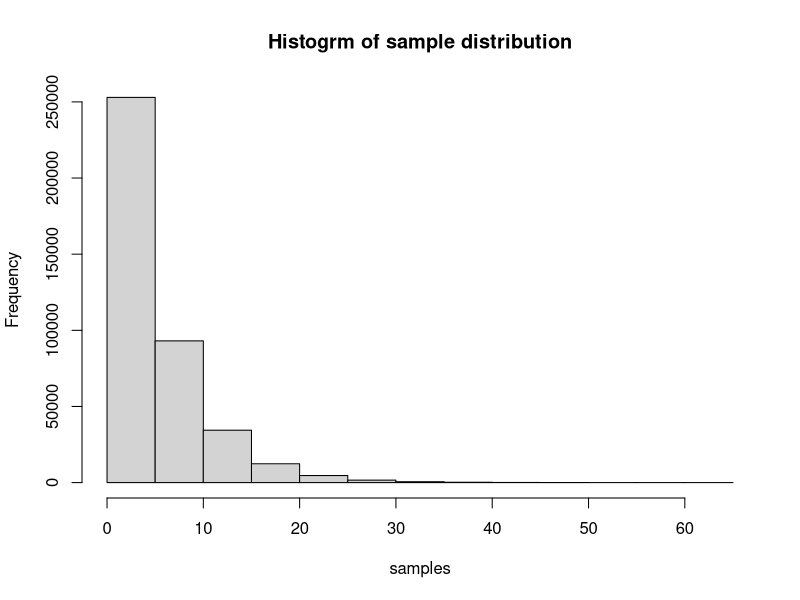
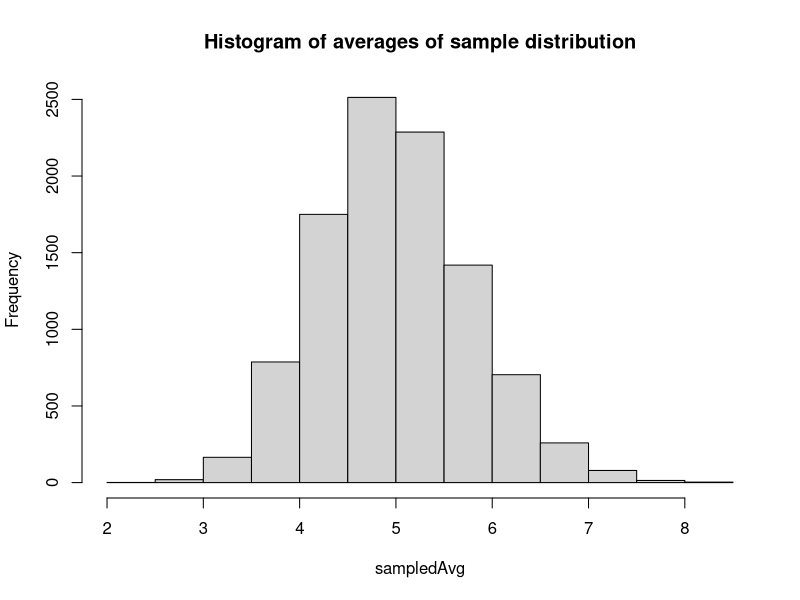
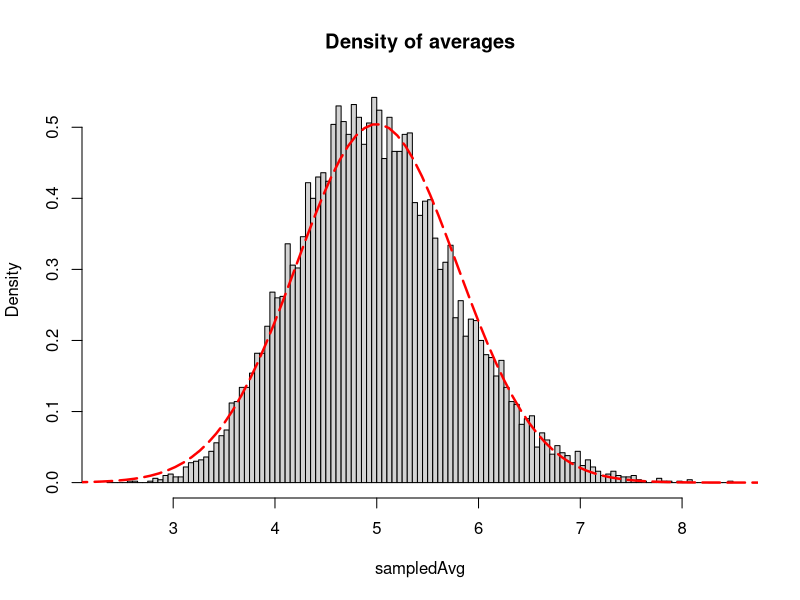

The R script that drew these images, in order:
## ---- chunk 1
set.seed(3339)

lambda <- 0.2
n <- 40
B <- 10000

samples <- matrix(rexp(B*n, lambda),B, n)

hist(samples, main = 'Histogrm of sample distribution')
## ---- chunk 2
sampledAvg <- apply(samples, 1, mean)
hist(sampledAvg, main = 'Histogram of averages of sample distribution')
## ---- chunk 3
mu <- mean(sampledAvg)  # our sample data mean
mu0 <- 1/lambda  # theoretical mean
## ---- chunk 4
sigma <- var(sampledAvg)  # our sample data variance
sigma0 <- (1/lambda^2)/n  # theoretical variance
## ---- chunk 5
hist(sampledAvg,breaks = 100, freq = FALSE, main = 'Density of averages')
x <- seq(from=1,to=9,length.out = 100)
y <- dnorm(x, mean = 1/lambda, sd = (1/lambda)/sqrt(n))
lines(x,y,type='l',lty=5,lwd=2.4,col='red')
